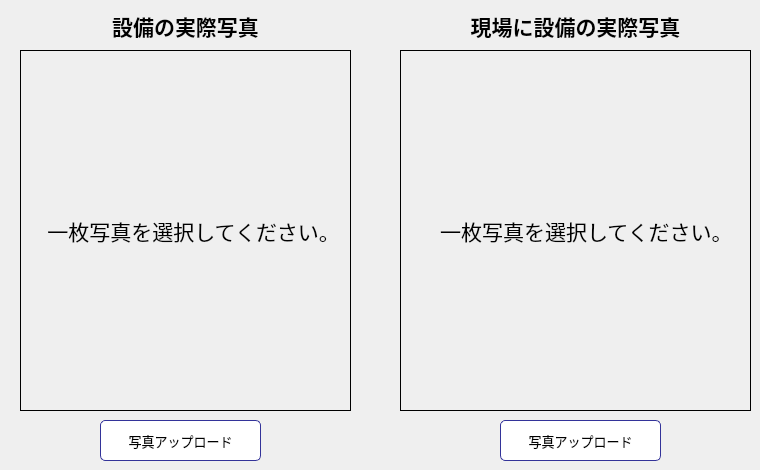
     <widget class="QWidget" name="tab_3">
      <attribute name="title">
       <string>写真</string>
      </attribute>
      <widget class="QLabel" name="label_3">
       <property name="geometry">
        <rect>
         <x>20</x>
         <y>10</y>
         <width>331</width>
         <height>31</height>
        </rect>
       </property>
       <property name="font">
        <font>
         <family>Yu Mincho</family>
         <pointsize>16</pointsize>
         <weight>75</weight>
         <bold>true</bold>
        </font>
       </property>
       <property name="text">
        <string>設備の実際写真</string>
       </property>
       <property name="alignment">
        <set>Qt::AlignCenter</set>
       </property>
      </widget>
      <widget class="QFrame" name="frame_7">
       <property name="geometry">
        <rect>
         <x>20</x>
         <y>50</y>
         <width>331</width>
         <height>361</height>
        </rect>
       </property>
       <property name="frameShape">
        <enum>QFrame::Box</enum>
       </property>
       <property name="frameShadow">
        <enum>QFrame::Plain</enum>
       </property>
       <widget class="QLabel" name="label_image">
        <property name="geometry">
         <rect>
          <x>10</x>
          <y>10</y>
          <width>311</width>
          <height>341</height>
         </rect>
        </property>
        <property name="font">
         <font>
          <family>Yu Mincho</family>
          <pointsize>16</pointsize>
         </font>
        </property>
        <property name="text">
         <string>   一枚写真を選択してください。</string>
        </property>
        <property name="scaledContents">
         <bool>true</bool>
        </property>
        <property name="alignment">
         <set>Qt::AlignCenter</set>
        </property>
       </widget>
      </widget>
      <widget class="QFrame" name="frame_8">
       <property name="geometry">
        <rect>
         <x>400</x>
         <y>50</y>
         <width>351</width>
         <height>361</height>
        </rect>
       </property>
       <property name="frameShape">
        <enum>QFrame::Box</enum>
       </property>
       <property name="frameShadow">
        <enum>QFrame::Plain</enum>
       </property>
       <widget class="QLabel" name="label_FactoryImage">
        <property name="geometry">
         <rect>
          <x>10</x>
          <y>10</y>
          <width>331</width>
          <height>341</height>
         </rect>
        </property>
        <property name="font">
         <font>
          <family>Yu Mincho</family>
          <pointsize>16</pointsize>
         </font>
        </property>
        <property name="text">
         <string>    一枚写真を選択してください。</string>
        </property>
        <property name="scaledContents">
         <bool>true</bool>
        </property>
        <property name="alignment">
         <set>Qt::AlignCenter</set>
        </property>
       </widget>
      </widget>
      <widget class="QLabel" name="label_4">
       <property name="geometry">
        <rect>
         <x>400</x>
         <y>10</y>
         <width>351</width>
         <height>31</height>
        </rect>
       </property>
       <property name="font">
        <font>
         <family>Yu Mincho</family>
         <pointsize>16</pointsize>
         <weight>75</weight>
         <bold>true</bold>
        </font>
       </property>
       <property name="text">
        <string>現場に設備の実際写真</string>
       </property>
       <property name="alignment">
        <set>Qt::AlignCenter</set>
       </property>
      </widget>
      <widget class="QPushButton" name="Button_Image">
       <property name="geometry">
        <rect>
         <x>100</x>
         <y>420</y>
         <width>161</width>
         <height>41</height>
        </rect>
       </property>
       <property name="font">
        <font>
         <family>Yu Mincho</family>
         <pointsize>10</pointsize>
        </font>
       </property>
       <property name="cursor">
        <cursorShape>PointingHandCursor</cursorShape>
       </property>
       <property name="styleSheet">
        <string notr="true">QPushButton#Button_Image {
color: rgb(0, 0, 0);
background-color: rgb(255, 255, 255);
border-color: #339;
border-style: solid;
border-width: 1px;
border-radius: 5px;
}
QPushButton#Button_Image:pressed {
background-color: qlineargradient(spread:pad, x1:0, y1:0, x2:1, y2:1, stop:0 rgba(56, 108, 168, 255), stop:1 rgba(115, 234, 255, 255));
}
</string>
       </property>
       <property name="text">
        <string>写真アップロード</string>
       </property>
       <property name="icon">
        <iconset>
         <activeon>:/img/upload.png</activeon>
        </iconset>
       </property>
       <property name="iconSize">
        <size>
         <width>32</width>
         <height>32</height>
        </size>
       </property>
      </widget>
      <widget class="QPushButton" name="Button_ImageFactory">
       <property name="geometry">
        <rect>
         <x>500</x>
         <y>420</y>
         <width>161</width>
         <height>41</height>
        </rect>
       </property>
       <property name="font">
        <font>
         <family>Yu Mincho</family>
         <pointsize>10</pointsize>
        </font>
       </property>
       <property name="cursor">
        <cursorShape>PointingHandCursor</cursorShape>
       </property>
       <property name="styleSheet">
        <string notr="true">QPushButton#Button_ImageFactory {
color: rgb(0, 0, 0);
background-color: rgb(255, 255, 255);
border-color: #339;
border-style: solid;
border-width: 1px;
border-radius: 5px;
}
QPushButton#Button_ImageFactory:pressed {
background-color: qlineargradient(spread:pad, x1:0, y1:0, x2:1, y2:1, stop:0 rgba(56, 108, 168, 255), stop:1 rgba(115, 234, 255, 255));
}
</string>
       </property>
       <property name="text">
        <string>写真アップロード</string>
       </property>
       <property name="icon">
        <iconset>
         <activeon>:/img/upload.png</activeon>
        </iconset>
       </property>
       <property name="iconSize">
        <size>
         <width>32</width>
         <height>32</height>
        </size>
       </property>
      </widget>
      <zorder>frame_7</zorder>
      <zorder>label_3</zorder>
      <zorder>frame_8</zorder>
      <zorder>label_4</zorder>
      <zorder>Button_Image</zorder>
      <zorder>Button_ImageFactory</zorder>
     </widget>
